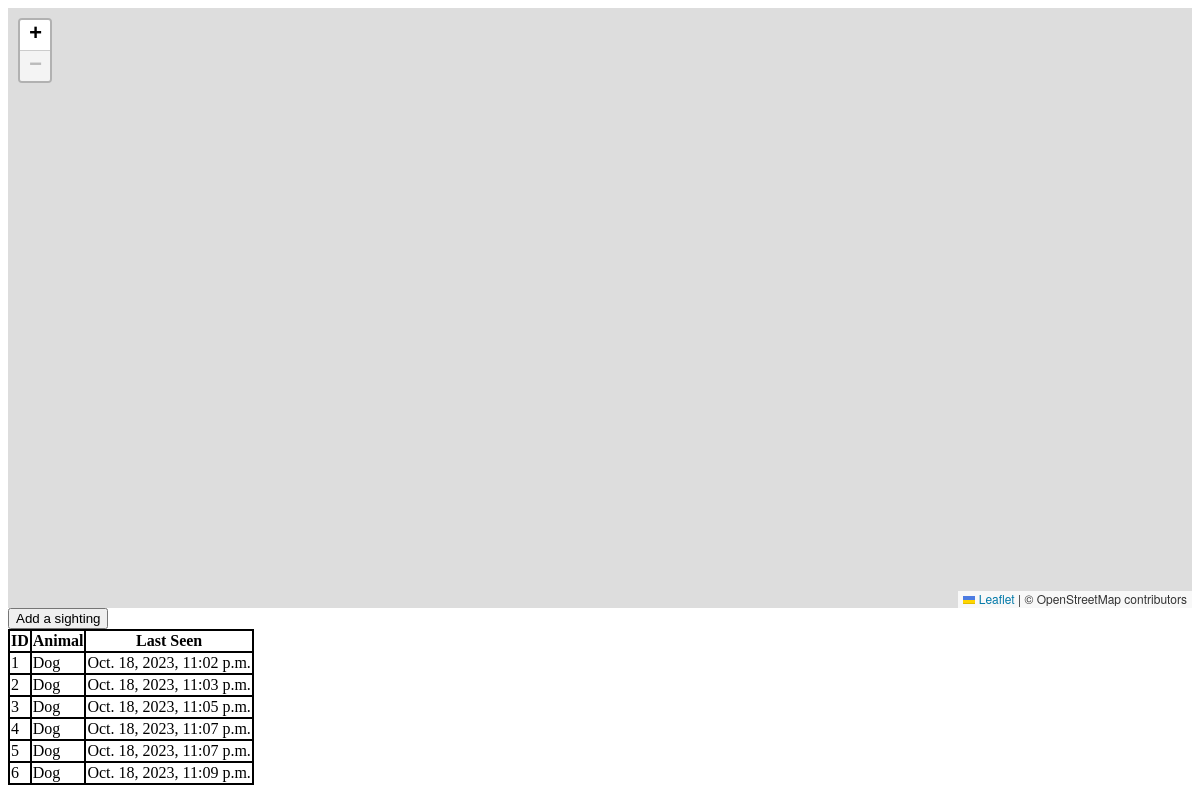
Before: / with the older database file.
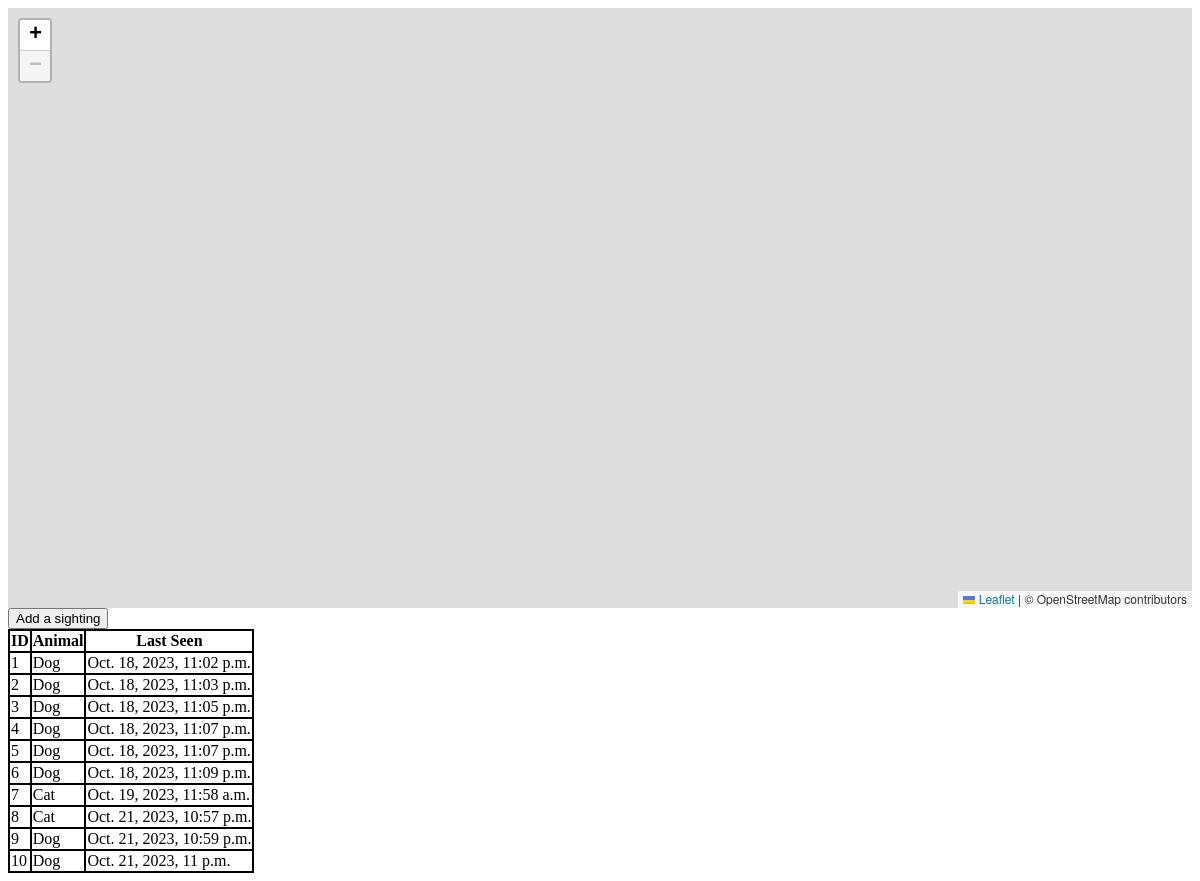
After: the same page with the newer database file.
### Dashboard/models.py (models this page shows, shortened)
class sighting(models.Model):
    latitude = models.FloatField(default=17.543610)
    longitude = models.FloatField(default=78.574729)
    animalType = models.ForeignKey(animal, on_delete=models.CASCADE)
    dateTime = models.DateTimeField(default=timezone.now)

class animal(models.Model):
    animal = models.CharField(default="Animal", max_length=255)

### Dashboard/views.py (the view)
# urls.py: path('', views.index),
def index(request):
    all_sightings = sighting.objects.all()
    animals = animal.objects.all()
    ctx = {
        'sightings': all_sightings,
        'animals': animals
    }
    return render(request, 'Dashboard/index.html', context=ctx)

### Dashboard/templates/Dashboard/index.html (shortened to what this page needs)
<!DOCTYPE html>
<html>
<head>
    <link rel="stylesheet" href="https://unpkg.com/leaflet@1.7.1/dist/leaflet.css" />
</head>
<body onload="addSightingsToMap()">
    <div id="map" style="width: 100%; height: 600px;"></div>
    <button onclick="askSightingManner()" id="addPointButton">  Add a sighting </button>
    <div>
    <table>
        <thead>
            <tr>
                <th>ID</th>
                <th>Animal</th>
                <th>Last Seen</th>
            </tr>
        </thead>
        <tbody>
            {% for sighting in sightings %}
            <tr class="sightingRow"
                onmouseenter="addMapMarker('{{sighting.latitude}}', '{{sighting.longitude}}', '{{sighting.animalType.animal}}')"
                onmouseleave="removeMapMarker()">
                <td>{{ sighting.id }}</td>
                <td>{{ sighting.animalType.animal }}</td>
                <td>{{ sighting.dateTime }}</td>
            </tr>
            {% endfor %}
        </tbody>
    </table>
    </div>
</body>
</html>

### Dashboard/templates/Dashboard/index.html (style rules this page uses)
#map { cursor: pointer; }
table { cursor: default; border-collapse: collapse; }
table, th, td { border: 2px solid black; }
.sightingRow { transition: all 0.25s ease; }
#addPointButton { display: block; }

Changed rows visible on the page:
added sighting: id "7", animalType.animal "Cat", dateTime "Oct. 19, 2023, 11:58 a.m."
added sighting: id "8", animalType.animal "Cat", dateTime "Oct. 21, 2023, 10:57 p.m."
added sighting: id "9", animalType.animal "Dog", dateTime "Oct. 21, 2023, 10:59 p.m."
added sighting: id "10", animalType.animal "Dog", dateTime "Oct. 21, 2023, 11 p.m."
